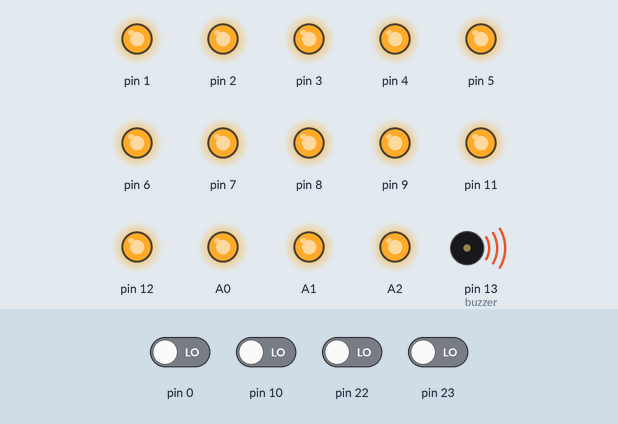
Recording of a sketch running on a simulated Arduino Uno, built with avr-gcc and run on an emulated ATmega328P. On the bench: output pins drawn as LEDs (lit = HIGH), buzzer (waves = sounding). The inputs (shaded band) are chosen by the test bench; at power-on: pin 0, pin 10, pin 22, pin 23 LOW.

Above: at 0.19 s.
At 38.74 s:
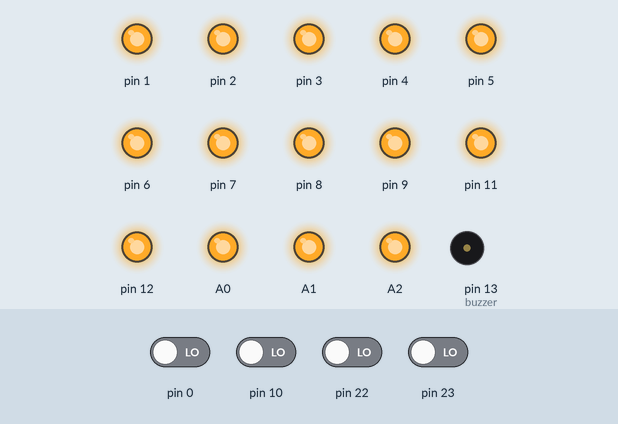
Timing chart, 0 to 40.0 s (numbered marks = the images above):
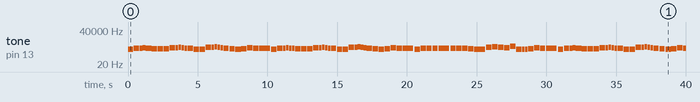

Measured:
- by itself, tone on pin 13 (buzzer): plays 523 Hz for 0.39 s, 698 Hz for 0.39 s, 698 Hz for 0.19 s, 784 Hz for 0.19 s, 698 Hz for 0.19 s, 659 Hz for 0.19 s … (111 notes in this stretch)

The sketch:

Song_Merry_Christmas.ino
```cpp
#define NOTE_B0  31
#define NOTE_C1  33
#define NOTE_CS1 35
#define NOTE_D1  37
#define NOTE_DS1 39
#define NOTE_E1  41
#define NOTE_F1  44
#define NOTE_FS1 46
#define NOTE_G1  49
#define NOTE_GS1 52
#define NOTE_A1  55
#define NOTE_AS1 58
#define NOTE_B1  62
#define NOTE_C2  65
#define NOTE_CS2 69
#define NOTE_D2  73
#define NOTE_DS2 78
#define NOTE_E2  82
#define NOTE_F2  87
#define NOTE_FS2 93
#define NOTE_G2  98
#define NOTE_GS2 104
#define NOTE_A2  110
#define NOTE_AS2 117
#define NOTE_B2  123
#define NOTE_C3  131
#define NOTE_CS3 139
#define NOTE_D3  147
#define NOTE_DS3 156
#define NOTE_E3  165
#define NOTE_F3  175
#define NOTE_FS3 185
#define NOTE_G3  196
#define NOTE_GS3 208
#define NOTE_A3  220
#define NOTE_AS3 233
#define NOTE_B3  247
#define NOTE_C4  262
#define NOTE_CS4 277
#define NOTE_D4  294
#define NOTE_DS4 311
#define NOTE_E4  330
#define NOTE_F4  349
#define NOTE_FS4 370
#define NOTE_G4  392
#define NOTE_GS4 415
#define NOTE_A4  440
#define NOTE_AS4 466
#define NOTE_B4  494
#define NOTE_C5  523
#define NOTE_CS5 554
#define NOTE_D5  587
#define NOTE_DS5 622
#define NOTE_E5  659
#define NOTE_F5  698
#define NOTE_FS5 740
#define NOTE_G5  784
#define NOTE_GS5 831
#define NOTE_A5  880
#define NOTE_AS5 932
#define NOTE_B5  988
#define NOTE_C6  1047
#define NOTE_CS6 1109
#define NOTE_D6  1175
#define NOTE_DS6 1245
#define NOTE_E6  1319
#define NOTE_F6  1397
#define NOTE_FS6 1480
#define NOTE_G6  1568
#define NOTE_GS6 1661
#define NOTE_A6  1760
#define NOTE_AS6 1865
#define NOTE_B6  1976
#define NOTE_C7  2093
#define NOTE_CS7 2217
#define NOTE_D7  2349
#define NOTE_DS7 2489
#define NOTE_E7  2637
#define NOTE_F7  2794
#define NOTE_FS7 2960
#define NOTE_G7  3136
#define NOTE_GS7 3322
#define NOTE_A7  3520
#define NOTE_AS7 3729
#define NOTE_B7  3951
#define NOTE_C8  4186
#define NOTE_CS8 4435
#define NOTE_D8  4699
#define NOTE_DS8 4978
#define REST      0

int tempo = 140;
int buzzer = 13;

int melody[] = {

  NOTE_C5,4, //1
  NOTE_F5,4, NOTE_F5,8, NOTE_G5,8, NOTE_F5,8, NOTE_E5,8,
  NOTE_D5,4, NOTE_D5,4, NOTE_D5,4,
  NOTE_G5,4, NOTE_G5,8, NOTE_A5,8, NOTE_G5,8, NOTE_F5,8,
  NOTE_E5,4, NOTE_C5,4, NOTE_C5,4,
  NOTE_A5,4, NOTE_A5,8, NOTE_AS5,8, NOTE_A5,8, NOTE_G5,8,
  NOTE_F5,4, NOTE_D5,4, NOTE_C5,8, NOTE_C5,8,
  NOTE_D5,4, NOTE_G5,4, NOTE_E5,4,

  NOTE_F5,2, NOTE_C5,4, //8
  NOTE_F5,4, NOTE_F5,8, NOTE_G5,8, NOTE_F5,8, NOTE_E5,8,
  NOTE_D5,4, NOTE_D5,4, NOTE_D5,4,
  NOTE_G5,4, NOTE_G5,8, NOTE_A5,8, NOTE_G5,8, NOTE_F5,8,
  NOTE_E5,4, NOTE_C5,4, NOTE_C5,4,
  NOTE_A5,4, NOTE_A5,8, NOTE_AS5,8, NOTE_A5,8, NOTE_G5,8,
  NOTE_F5,4, NOTE_D5,4, NOTE_C5,8, NOTE_C5,8,
  NOTE_D5,4, NOTE_G5,4, NOTE_E5,4,
  NOTE_F5,2, NOTE_C5,4,

  NOTE_F5,4, NOTE_F5,4, NOTE_F5,4,//17
  NOTE_E5,2, NOTE_E5,4,
  NOTE_F5,4, NOTE_E5,4, NOTE_D5,4,
  NOTE_C5,2, NOTE_A5,4,
  NOTE_AS5,4, NOTE_A5,4, NOTE_G5,4,
  NOTE_C6,4, NOTE_C5,4, NOTE_C5,8, NOTE_C5,8,
  NOTE_D5,4, NOTE_G5,4, NOTE_E5,4,
  NOTE_F5,2, NOTE_C5,4,
  NOTE_F5,4, NOTE_F5,8, NOTE_G5,8, NOTE_F5,8, NOTE_E5,8,
  NOTE_D5,4, NOTE_D5,4, NOTE_D5,4,

  NOTE_G5,4, NOTE_G5,8, NOTE_A5,8, NOTE_G5,8, NOTE_F5,8, //27
  NOTE_E5,4, NOTE_C5,4, NOTE_C5,4,
  NOTE_A5,4, NOTE_A5,8, NOTE_AS5,8, NOTE_A5,8, NOTE_G5,8,
  NOTE_F5,4, NOTE_D5,4, NOTE_C5,8, NOTE_C5,8,
  NOTE_D5,4, NOTE_G5,4, NOTE_E5,4,
  NOTE_F5,2, NOTE_C5,4,
  NOTE_F5,4, NOTE_F5,4, NOTE_F5,4,
  NOTE_E5,2, NOTE_E5,4,
  NOTE_F5,4, NOTE_E5,4, NOTE_D5,4,

  NOTE_C5,2, NOTE_A5,4,//36
  NOTE_AS5,4, NOTE_A5,4, NOTE_G5,4,
  NOTE_C6,4, NOTE_C5,4, NOTE_C5,8, NOTE_C5,8,
  NOTE_D5,4, NOTE_G5,4, NOTE_E5,4,
  NOTE_F5,2, NOTE_C5,4,
  NOTE_F5,4, NOTE_F5,8, NOTE_G5,8, NOTE_F5,8, NOTE_E5,8,
  NOTE_D5,4, NOTE_D5,4, NOTE_D5,4,
  NOTE_G5,4, NOTE_G5,8, NOTE_A5,8, NOTE_G5,8, NOTE_F5,8,
  NOTE_E5,4, NOTE_C5,4, NOTE_C5,4,

  NOTE_A5,4, NOTE_A5,8, NOTE_AS5,8, NOTE_A5,8, NOTE_G5,8,//45
  NOTE_F5,4, NOTE_D5,4, NOTE_C5,8, NOTE_C5,8,
  NOTE_D5,4, NOTE_G5,4, NOTE_E5,4,
  NOTE_F5,2, NOTE_C5,4,
  NOTE_F5,4, NOTE_F5,8, NOTE_G5,8, NOTE_F5,8, NOTE_E5,8,
  NOTE_D5,4, NOTE_D5,4, NOTE_D5,4,
  NOTE_G5,4, NOTE_G5,8, NOTE_A5,8, NOTE_G5,8, NOTE_F5,8,
  NOTE_E5,4, NOTE_C5,4, NOTE_C5,4,

  NOTE_A5,4, NOTE_A5,8, NOTE_AS5,8, NOTE_A5,8, NOTE_G5,8, //53
  NOTE_F5,4, NOTE_D5,4, NOTE_C5,8, NOTE_C5,8,
  NOTE_D5,4, NOTE_G5,4, NOTE_E5,4,
  NOTE_F5,2, REST,4
};

int notes = sizeof(melody) / sizeof(melody[0]) / 2;
int wholenote = (60000 * 4) / tempo;
int divider = 0, noteDuration = 0;
int thisNote = 0;

void setup() {
  pinMode(1, OUTPUT);
  digitalWrite(1, HIGH);
  pinMode(2, OUTPUT);
  digitalWrite(2, HIGH);
  pinMode(3, OUTPUT);
  digitalWrite(3, HIGH);
  pinMode(4, OUTPUT);
  digitalWrite(4, HIGH);
  pinMode(5, OUTPUT);
  digitalWrite(5, HIGH);
  pinMode(6, OUTPUT);
  digitalWrite(6, HIGH);
  pinMode(7, OUTPUT);
  digitalWrite(7, HIGH);
  pinMode(8, OUTPUT);
  digitalWrite(8, HIGH);
  pinMode(9, OUTPUT);
  digitalWrite(9, HIGH);
  pinMode(11, OUTPUT);
  digitalWrite(11, HIGH);
  pinMode(12, OUTPUT);
  digitalWrite(12, HIGH);
  pinMode(A0, OUTPUT);
  digitalWrite(A0, HIGH);
  pinMode(A1, OUTPUT);
  digitalWrite(A1, HIGH);
  pinMode(A2, OUTPUT);
  digitalWrite(A2, HIGH);
  pinMode(A3, OUTPUT);
  digitalWrite(A3, HIGH);
  pinMode(A4, OUTPUT);
  digitalWrite(A4, HIGH);
  pinMode(A5, OUTPUT);
  digitalWrite(A5, HIGH);

}

void loop() {
  // no need to repeat the melody.
  divider = melody[thisNote + 1];
    if (divider > 0) {
      noteDuration = (wholenote) / divider;
    } else if (divider < 0) {
      noteDuration = (wholenote) / abs(divider);
      noteDuration *= 1.5;
    }

    tone(buzzer, melody[thisNote], noteDuration * 0.9);

    delay(noteDuration);

    noTone(buzzer);
    thisNote = thisNote + 2;
}
```
